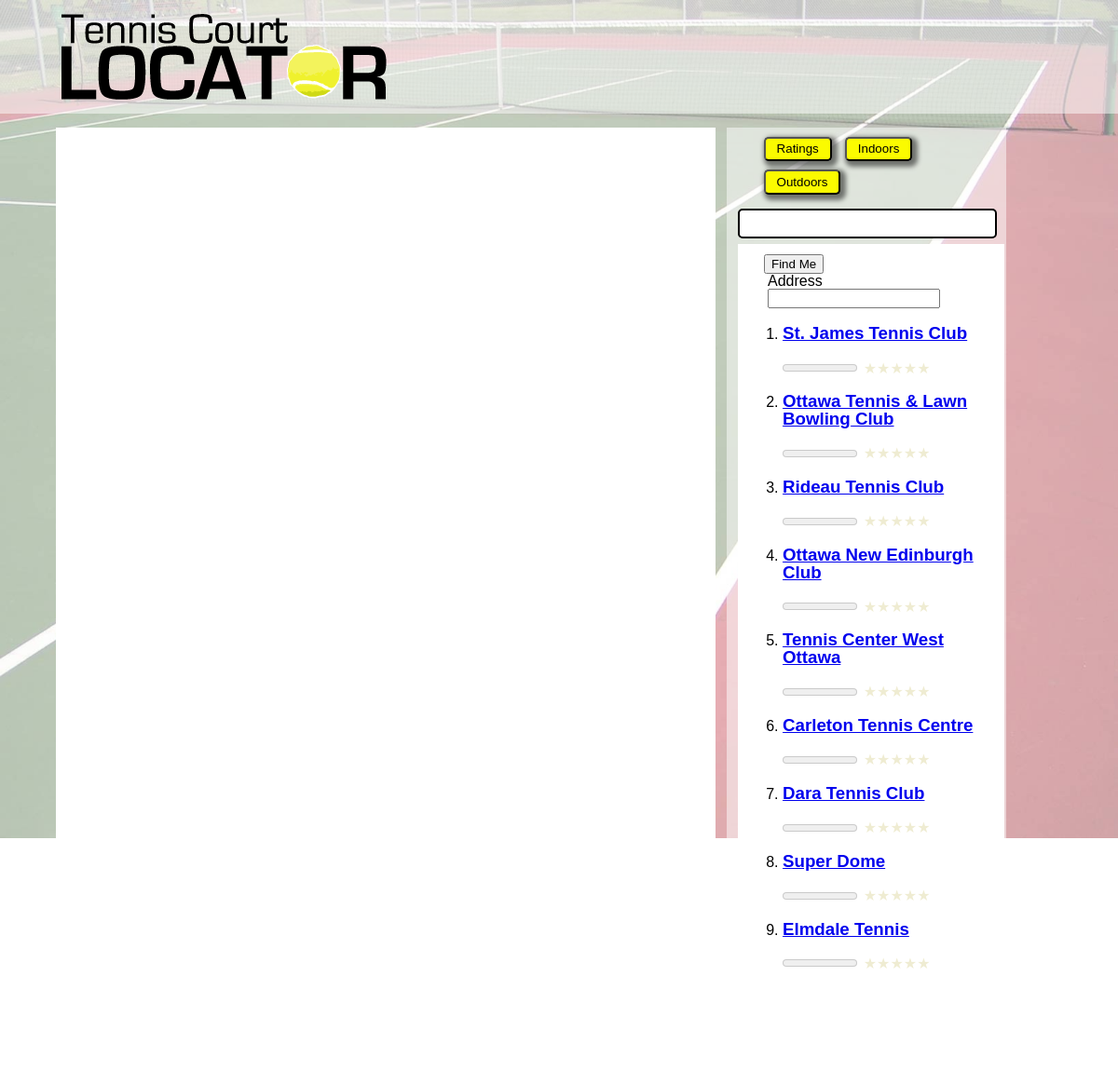
The page / on the database its author committed.
### tables this page shows
CREATE TABLE IF NOT EXISTS `tenniscourtlocator` (
  `id` int(11) NOT NULL AUTO_INCREMENT,
  `name` varchar(100) NOT NULL,
  `longitude` double NOT NULL,
  `latitude` double NOT NULL,
  `street_address` varchar(255) NOT NULL,
  `rate_count` int(11) NOT NULL,
  `rate_total` int(11) NOT NULL,
  `isindoor` tinyint(1) NOT NULL,
  `isoutdoor` tinyint(1) NOT NULL,
  PRIMARY KEY (`id`)
);

### index.php (the view, shortened to what this page needs)
<?php
	require_once 'includes/db.php';
	$results = $db->query('
		SELECT id, name, longitude, latitude, street_address, rate_count, rate_total FROM tenniscourtlocator
		ORDER BY id ASC
		LIMIT 21
	');
	include 'includes/index-top.php';
?>
	<div id="header"><img src="images/tcl-title.png" alt="Tennis Court Locator Logo"></div>
	<section>
		<div id="map"></div>
		<article>
			<nav>
				<button class="ratings">Ratings</button>
				<button class="indoors">Indoors</button>
				<button class="outdoors">Outdoors</button>
			</nav>
			<input id="search">
			<div class="results">
				<button id="geo">Find Me</button>
				<form id="geo-form">
					<label for="adr">Address</label>
					<input id="adr">
				</form>
				<ol>
					<?php foreach ($results as $tenniscourts) : ?>
					<?php
						if ($tenniscourts['rate_count'] > 0) {
							$rating = round($tenniscourts['rate_total'] / $tenniscourts['rate_count']);
						} else {
							$rating = 0;
						}
					?>
						<li itemscope itemtype="http://schema.org/TouristAttraction" data-id="<?php echo $tenniscourts['id']; ?>">
							<h3><a href="single.php?id=<?php echo $tenniscourts['id']; ?>" itemprop="name"><?php echo $tenniscourts['name']; ?></a></h3><strong class="distance"></strong>
							<meter value="<?php echo $rating; ?>" min="0" max="5"><?php echo $rating; ?> out of 5</meter>
							<ol class="tennis-rater">
							<?php for ($i = 1; $i <= 5; $i++) : ?>
								<?php $class = ($i <= $rating) ? 'is-rated' : ''; ?>
								<li class="tennis-rater-lvl <?php echo $class; ?>">★</li>
							<?php endfor; ?>
							</ol>
						</li>
					<?php endforeach; ?>
				</ol>
			</div>
		</article>
	</section>
<?php
	include 'includes/index-bottom.php';
?>

### includes/index-top.php (shortened to what this page needs)
<!DOCTYPE HTML>
<html lang=en-ca>
<head>
	<link href="css/public.css" rel="stylesheet">
</head>
<body>

### includes/index-bottom.php (shortened to what this page needs)
</body>
</html>

### css/public.css (style rules this page uses)
html { margin:0; }
body { margin:0; background:url(../images/tcl-bg.jpg) no-repeat top center; background-size:100%; font: normal 100%/1 Arial, Helvetica, sans-serif; }
#header { width:100%; height:25%; background-color:rgba(255,255,255,0.5); }
#header img { margin: 0 0 0 4.5%; }
#map { position: absolute; left:5%; width: 59%; height:90%; background-color:#fff; }
article { display:inline-block; background-color:rgba(255,255,255,0.5); margin:0 0 0 65%; width:25%; height:90%; }
section { margin:1.25% 0 0 0; }
#search { background-color:#fff; -webkit-border-radius: 5px; -moz-border-radius: 5px; border-radius: 5px; margin: 5% 0 0 4%; width: 90%; height: 2em; border: 2px solid #000; }
nav { width:80%; margin:0 auto; }
nav button { margin:4% 0 0 4%; padding:1.5% 5%; background-color:#fbfb00; -webkit-border-radius: 5px; -moz-border-radius: 5px; border-radius: 5px; -webkit-box-shadow: 3px 3px 5px 3px rgba(0, 0, 0, .5); -moz-box-shadow: 3px 3px 5px 3px rgba(0, 0, 0, .5); box-shadow: 3px 3px 5px 3px rgba(0, 0, 0, .5); }
.results { width:90%; height:70%; margin:2% 0 0 4%; padding:.65em .5em; background-color:#fff; }
.tennis-rater { display: inline-block; margin: 0 0 0 1%; padding: 0; vertical-align: middle; list-style-type: none; line-height: 1; }
.tennis-rater-lvl { float: left; color: #efecd2; }
.ratings { margin: 0 0 0 4%; }
#geo, #geo-form { margin:0 0 0 1.5em; }

### rows shown on the page
tenniscourtlocator: name "St. James Tennis Club", rate_count 0 (drawn)
tenniscourtlocator: name "Ottawa Tennis & Lawn Bowling Club", rate_count 0 (drawn)
tenniscourtlocator: name "Rideau Tennis Club", rate_count 0 (drawn)
tenniscourtlocator: name "Ottawa New Edinburgh Club", rate_count 0 (drawn)
tenniscourtlocator: name "Tennis Center West Ottawa", rate_count 0 (drawn)
tenniscourtlocator: name "Carleton Tennis Centre", rate_count 0 (drawn)
tenniscourtlocator: name "Dara Tennis Club", rate_count 0 (drawn)
tenniscourtlocator: name "Super Dome", rate_count 0 (drawn)
tenniscourtlocator: name "Elmdale Tennis", rate_count 0 (drawn)
